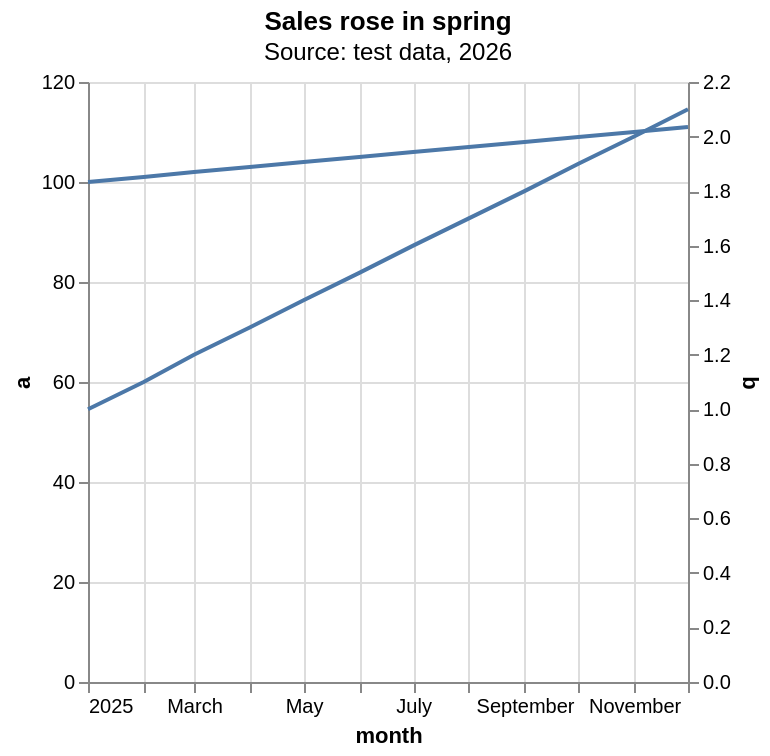

Here is the Vega-Lite specification saved for this chart:
### Vega-Lite specification from a JSON file in a GitHub repository (floating-point values rounded to 4 significant figures)
{"title": {"text": "Sales rose in spring", "subtitle": "Source: test data, 2026"}, "data": {"values": [{"month": "2025-01-01", "a": 100, "b": 1.0}, {"month": "2025-02-01", "a": 101, "b": 1.1}, {"month": "2025-03-01", "a": 102, "b": 1.2}, {"month": "2025-04-01", "a": 103, "b": 1.3}, {"month": "2025-05-01", "a": 104, "b": 1.4}, {"month": "2025-06-01", "a": 105, "b": 1.5}, {"month": "2025-07-01", "a": 106, "b": 1.6}, {"month": "2025-08-01", "a": 107, "b": 1.7}, {"month": "2025-09-01", "a": 108, "b": 1.8}, {"month": "2025-10-01", "a": 109, "b": 1.9}, {"month": "2025-11-01", "a": 110, "b": 2.0}, {"month": "2025-12-01", "a": 111, "b": 2.1}]}, "resolve": {"scale": {"y": "independent"}}, "layer": [{"mark": "line", "encoding": {"x": {"field": "month", "type": "temporal"}, "y": {"field": "a", "type": "quantitative"}}}, {"mark": "line", "encoding": {"x": {"field": "month", "type": "temporal"}, "y": {"field": "b", "type": "quantitative"}}}]}
